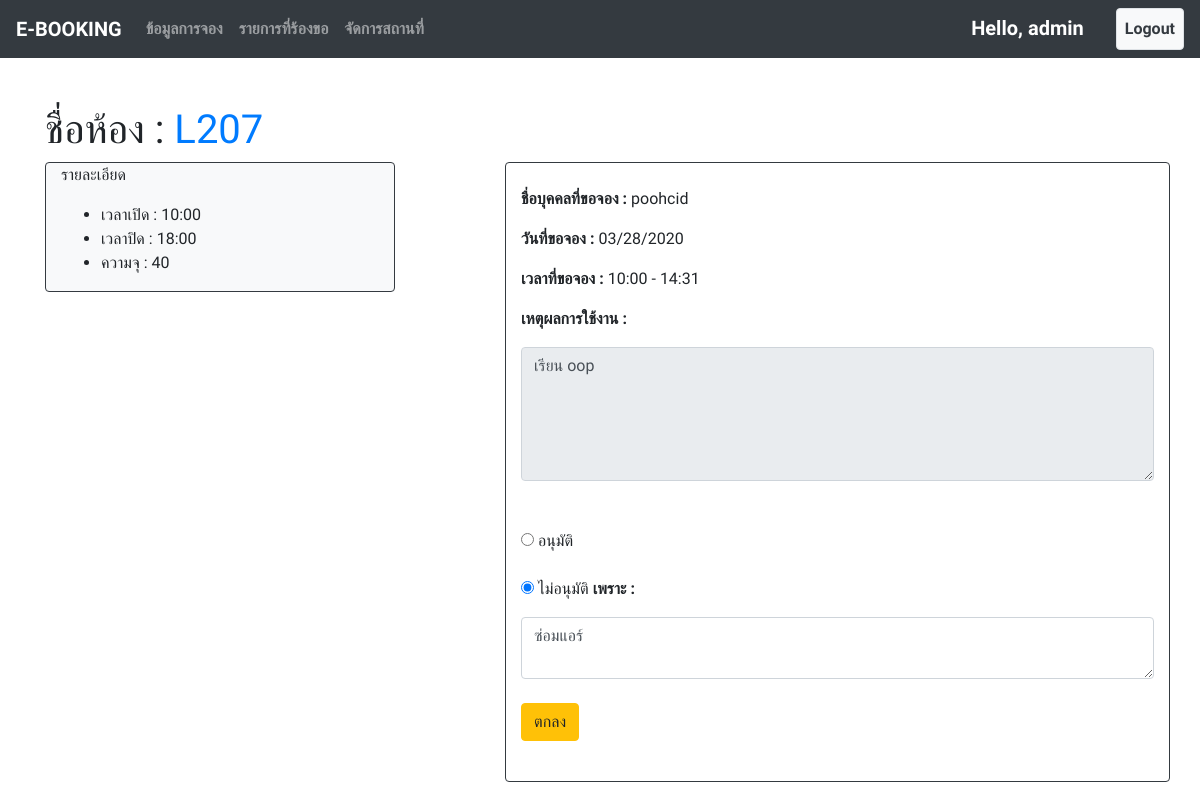
The page /book_edit/32/ (signed in) on the database its author committed.
### booking/models.py (models this page shows, shortened)
class Booking(models.Model):
    room = models.ForeignKey(Room, on_delete=models.CASCADE, null=True)
    date = models.DateField()
    start_time = models.TimeField()
    end_time = models.TimeField(null=True)
    description = models.TextField()
    status = models.CharField(null=True, default=None, choices=(
        ("รออนุมัติ", "Unknow"),
        ("ไม่อนุมัติ", "No"),
        ("อนุมัติ", "Yes")
    ), max_length=100)
    status_remark = models.TextField(null=True, blank=True)
    book_by = models.ForeignKey(User, on_delete=models.CASCADE, null=True)
    book_date = models.DateField(auto_now=True)

class Room(models.Model):
    name = models.CharField(max_length=100)
    open_time = models.TimeField()
    close_time = models.TimeField()
    capacity = models.IntegerField(default=0)

### booking/views.py (the view)
# urls.py: path('book_edit/<int:id>/', views.book_edit, name="book_edit"), #admin แก้ไขการจอง
@login_required
@permission_required('booking.change_booking')
def book_edit(request, id):
    book = Booking.objects.get(pk=id)
    if request.method == 'POST':
        book.status = request.POST.get('status')
        book.status_remark = request.POST.get('status-remark')
        book.save()
        return redirect('index')
    context={
        "book" : book
    }
    return render(request, 'admin_page/book_edit.html', context=context)

### booking/templates/admin_page/book_edit.html (shortened to what this page needs)
{% extends 'base.html' %}
{% block content %}
    <br><br>
    <div class="container">
    <h1>ชื่อห้อง : <span class="text-primary">{{ book.room.name }}</span></h1>
        <div class="row">
            <div class="col-4">
                <div class="border border-dark rounded bg-light container">
                    <p>รายละเอียด</p>
                    <ul>
                        <li>เวลาเปิด : {{book.room.open_time|date:'H:i'}}</li>
                        <li>เวลาปิด : {{ book.room.close_time|date:'H:i' }}</li>
                        <li>ความจุ : {{ book.room.capacity }}</li>
                    </ul>
                </div>
            </div>
            <div class="col-1">
            </div>
            <div class="col-7 border border-dark rounded">
                <br>
                <p><b>ชื่อบุคคลที่ขอจอง : </b>{{ book.book_by.username }}</p>
                <p><b>วันที่ขอจอง : </b>{{ book.date|date:'SHORT_DATE_FORMAT'}}</p>
                <p><b>เวลาที่ขอจอง : </b>{{ book.start_time|date:'H:i' }} - {{ book.end_time|date:'H:i' }}</p>
                <p><b>เหตุผลการใช้งาน : </b></p>
                <textarea class="form-control" name="descrip" rows="5" id="comment" readonly>{{ book.description }}</textarea>
                <br><br>
                <form action="{% url 'book_edit' id=book.id %}" method="POST">
                    <div class="radio form-group">
                        <label><input type="radio" name="status" value="อนุมัติ" {% if book.status == 'อนุมัติ' %}checked{% endif %}> อนุมัติ</label>
                    </div>
                    <div class="radio form-group">
                        <input type="radio" name="status" value="ไม่อนุมัติ" {% if book.status == 'ไม่อนุมัติ' %}checked{% endif %}> ไม่อนุมัติ <b>เพราะ :</b></label>
                    </div>
                    <textarea class="form-control" name="status-remark" id="comment">{{ book.status_remark }}</textarea>
                    <br>
                    <button type="submit" class="btn btn-warning">ตกลง</button>
                </form>
                <br>
            </div>
        </div>
    </div>
{% endblock content %}

### templates/base.html (shortened to what this page needs)
{% load static %}
<html lang="en">
<head>
    <link rel="stylesheet" href="{% static 'css/bootstrap.min.css' %}">
    <link rel="stylesheet" href="{% static 'css/gijgo.css' %}" />
    <link rel="stylesheet" href="{% static 'css/gijgo.min.css' %}" />
</head>
</head>
<body>
    <nav class="navbar navbar-expand-sm bg-dark navbar-dark">
        <a class="navbar-brand" href="\">E-BOOKING</a>
        <div class="collapse navbar-collapse" id="collapsibleNavbar">
            <ul class="navbar-nav">
                {% if user.is_authenticated %}
                    {% if perms.booking.view_booking %}
                    <li class="nav-item">
                        <a class="nav-link" href="/book_list/">ข้อมูลการจอง</a>
                    </li>
                    {% endif %}
                    {% if perms.booking.change_booking %}
                    <li class="nav-item">
                        <a class="nav-link" href="/">รายการที่ร้องขอ</a>
                    </li>
                    {% endif %}
                    {% if perms.booking.change_room %}
                    <li class="nav-item">
                        <a class="nav-link" href="/room_list/">จัดการสถานที่</a>
                    </li>
                    {% endif %}
                {% endif %}
            </ul>
            <ul class="navbar-nav ml-auto">
                {% if user.is_authenticated %}
                    <li class="nav-item"><span class="navbar-brand">Hello, {{ user.username }}</span></li>
                    <li class="nav-item"></li>
                    <li class="nav-item"><a href="/account/book_logout/" class="nav-link bg-light text-dark border rounded">Logout</a></li>
                {% else %}
                    <li class="nav-item"><a href="/account/book_register/" class="nav-link bg-light text-dark border rounded">Sign up</a></li>
                    <li class="nav-item"><span class="navbar-brand text-dark"></span></li>
                    <li class="nav-item"><a href="/account/book_login/" class="nav-link">Login</a></li>
                {% endif %}
            </ul>
        </div>
    </nav>
    {% block content %}
    {% endblock content %}
</body>
</html>

### templates/base.html (style rules this page uses)
nav { font-weight: bold; }
body { font-family: 'Prompt', sans-serif; }

### rows shown on the page
Booking: room.name "L207", room.open_time "10:00", room.close_time "18:00", room.capacity "40", book_by.username "poohcid", date "03/28/2020", start_time "10:00", end_time "14:31", descrip "เรียน oop", status "☐ อนุมัติ", status "☑", status-remark "ซ่อมแอร์"

### other values the page prints
{{ user.username }} "admin"
